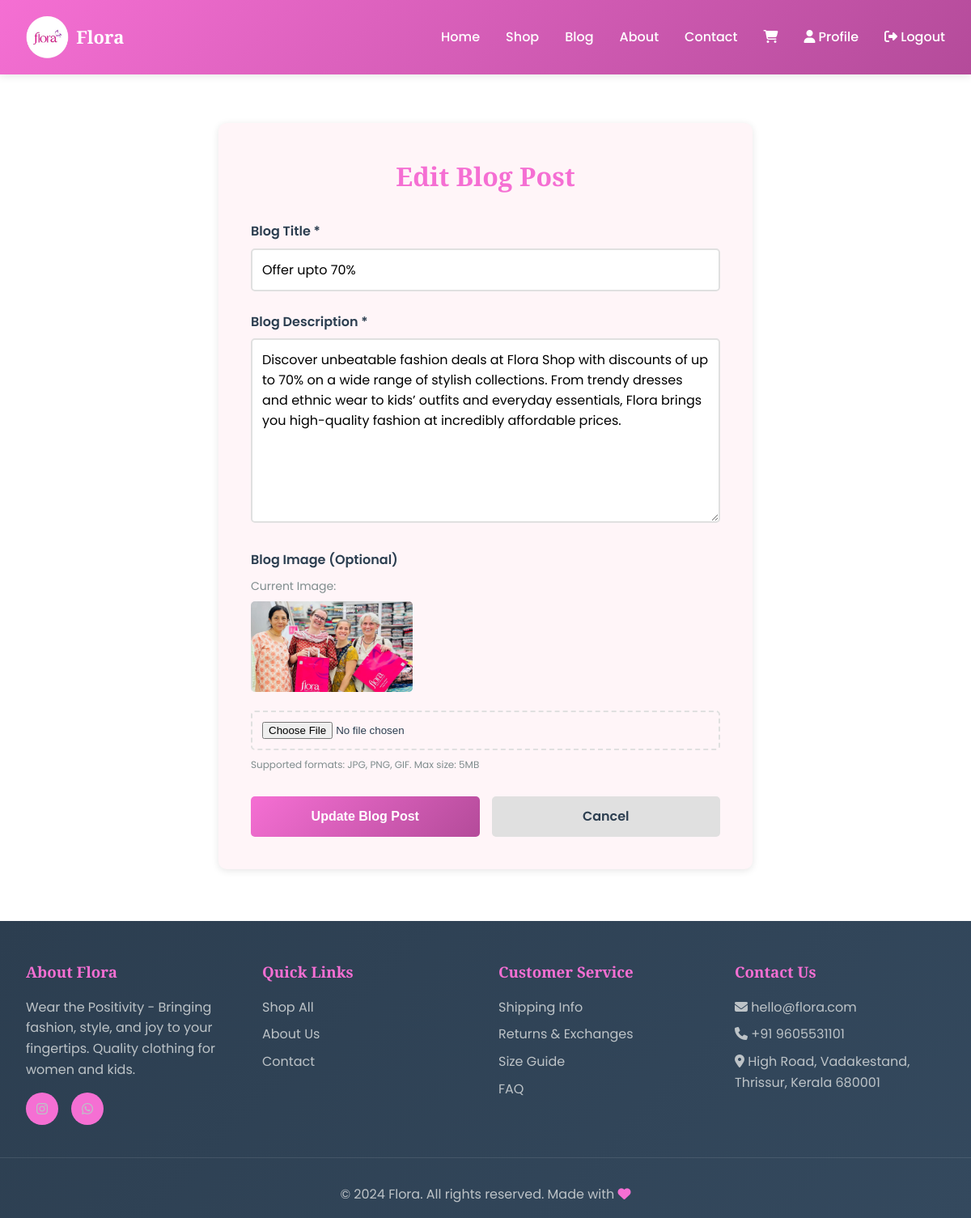
Page /blog/1/edit/ (signed in) on the committed database.
### shop/models.py (models this page shows, shortened)
class Blog(models.Model):
    author = models.ForeignKey(User, related_name='blogs', on_delete=models.CASCADE)
    title = models.CharField(max_length=300)
    description = models.TextField()
    image = models.ImageField(upload_to='blogs/', blank=True, null=True)
    created_at = models.DateTimeField(auto_now_add=True)
    updated_at = models.DateTimeField(auto_now=True)
    class Meta:
        ordering = ['-created_at']

### shop/views.py (the view, shortened to what this page needs)
# urls.py: path('blog/<int:id>/edit/', views.edit_blog, name='edit_blog'),
@login_required(login_url='shop:login')
def edit_blog(request, id):
    from .models import Blog
    blog = get_object_or_404(Blog, id=id)
    if blog.author != request.user:
        messages.error(request, 'You do not have permission to edit this blog.')
        return redirect('shop:blog_list')
    context = {
        'blog': blog,
        'is_edit': True,
    }
    return render(request, 'shop/blog/create.html', context)

### cart/cart.py (called while the page is built)
    def __len__(self):
        return sum(item['quantity'] for item in self.cart.values())

### cart/context_processors.py (called while the page is built)
def cart(request):
    return {'cart': Cart(request)}

### templates/shop/blog/create.html (shortened to what this page needs)
{% extends 'base.html' %}
{% block content %}
<div class="container" style="max-width: 700px; margin: 60px auto; padding: 0 20px;">
    <div class="form-container" style="background: var(--bg-light); padding: 40px; border-radius: 10px; box-shadow: 0 2px 10px rgba(0,0,0,0.1);">
        <h1 style="margin-bottom: 30px; color: var(--primary-color); text-align: center;">
            {% if is_edit %}Edit Blog Post{% else %}Create New Blog Post{% endif %}
        </h1>
        <form method="POST" enctype="multipart/form-data">
            <div style="margin-bottom: 25px;">
                <label for="id_title" style="display: block; margin-bottom: 8px; font-weight: 600; color: var(--text-dark);">Blog Title *</label>
                <input
                    type="text"
                    id="id_title"
                    name="title"
                    maxlength="300"
                    value="{% if is_edit %}{{ blog.title }}{% endif %}"
                    placeholder="Enter your blog title (max 300 characters)"
                    required
                    style="width: 100%; padding: 12px; border: 2px solid #E0E0E0; border-radius: 5px; font-family: 'Poppins', sans-serif; font-size: 16px; transition: border-color 0.3s;"
                    onchange="document.querySelectorAll('input[name=title]')[0].style.borderColor = 'var(--primary-color)';"
                >
            </div>
            <div style="margin-bottom: 25px;">
                <label for="id_description" style="display: block; margin-bottom: 8px; font-weight: 600; color: var(--text-dark);">Blog Description *</label>
                <textarea
                    id="id_description"
                    name="description"
                    rows="8"
                    placeholder="Write your blog post here... Share your thoughts, stories, and experiences!"
                    required
                    style="width: 100%; padding: 12px; border: 2px solid #E0E0E0; border-radius: 5px; font-family: 'Poppins', sans-serif; font-size: 16px; resize: vertical; transition: border-color 0.3s;"
                    onchange="document.querySelectorAll('textarea[name=description]')[0].style.borderColor = 'var(--primary-color)';"
                >{% if is_edit %}{{ blog.description }}{% endif %}</textarea>
            </div>
            <div style="margin-bottom: 25px;">
                <label for="id_image" style="display: block; margin-bottom: 8px; font-weight: 600; color: var(--text-dark);">Blog Image (Optional)</label>
                {% if is_edit and blog.image %}
                    <div style="margin-bottom: 15px;">
                        <p style="font-size: 14px; color: var(--text-light); margin-bottom: 8px;">Current Image:</p>
                        <img src="{{ blog.image.url }}" alt="Current blog image" style="max-width: 200px; height: auto; border-radius: 5px;">
                    </div>
                {% endif %}
                <input
                    type="file"
                    id="id_image"
                    name="image"
                    accept="image/*"
                    style="display: block; width: 100%; padding: 12px; border: 2px dashed #E0E0E0; border-radius: 5px; cursor: pointer;"
                >
                <p style="font-size: 12px; color: var(--text-light); margin-top: 8px;">Supported formats: JPG, PNG, GIF. Max size: 5MB</p>
            </div>
            <div style="display: flex; gap: 15px; margin-top: 30px;">
                <button
                    type="submit"
                    style="flex: 1; padding: 12px 20px; background: linear-gradient(135deg, var(--primary-color), var(--secondary-color)); color: white; border: none; border-radius: 5px; font-size: 16px; font-weight: 600; cursor: pointer; transition: transform 0.2s, box-shadow 0.2s;"
                    onmouseover="this.style.transform='translateY(-2px)'; this.style.boxShadow='0 4px 15px rgba(255, 107, 157, 0.4)';"
                    onmouseout="this.style.transform='translateY(0)'; this.style.boxShadow='none';"
                >
                    {% if is_edit %}Update Blog Post{% else %}Publish Blog Post{% endif %}
                </button>
                <a
                    href="{% url 'shop:blog_list' %}"
                    style="flex: 1; padding: 12px 20px; background-color: #E0E0E0; color: var(--text-dark); border: none; border-radius: 5px; font-size: 16px; font-weight: 600; cursor: pointer; text-align: center; text-decoration: none; transition: background-color 0.2s;"
                    onmouseover="this.style.backgroundColor='#D0D0D0';"
                    onmouseout="this.style.backgroundColor='#E0E0E0';"
                >
                    Cancel
                </a>
            </div>
        </form>
    </div>
</div>
{% endblock %}

### templates/base.html (style rules this page uses)
* { margin: 0; padding: 0; box-sizing: border-box; }
:root { --primary-color: #f56fd3; --secondary-color: #b44b9a; --accent-color: #FFA07A; --purple-accent: #9B59B6; --text-dark: #2C3E50; --text-light: #7F8C8D; --bg-light: #FFF5F8; --white: #FFFFFF; --success: #27AE60; --warning: #F39C12; }
body { font-family: 'Poppins', sans-serif; line-height: 1.6; color: var(--text-dark); background-color: var(--white); }
h1, h2, h3, h4, h5, h6 { font-family: 'Playfair Display', serif; font-weight: 600; }
.container { max-width: 1200px; margin: 0 auto; padding: 2rem; }

### templates/shop/blog/create.html (style rules this page uses)
.container { animation: fadeIn 0.5s ease-in; }

### rows in the picture
Blog: title "Offer upto 70%", description "Discover unbeatable fashion deals at Flora Shop with discounts of up to 70% on a wide range of stylish collections. From trendy dresses and ethnic wear to kids’ outfits and everyday essentials, Flora brings you high-quality fashion at incredibly affordable prices.", image (picture)
